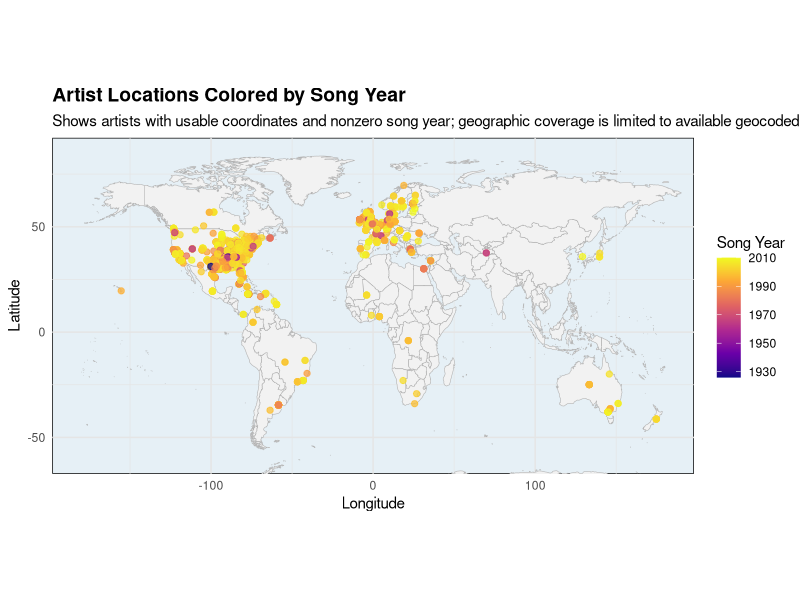

Reproduce this figure in R.
# Load required packages
library(ggplot2)
library(maps)

# Read the music dataset
music <- read.csv("data/music.csv", stringsAsFactors = FALSE)

# Convert song.year and coordinate columns to numeric
music$song.year <- as.numeric(as.character(music$song.year))
music$artist.latitude <- as.numeric(as.character(music$artist.latitude))
music$artist.longitude <- as.numeric(as.character(music$artist.longitude))

# Filter to artists with usable coordinates and nonzero song.year
year_artists <- subset(music,
                       song.year != 0 & !is.na(song.year) &
                       !(artist.latitude == 0 & artist.longitude == 0) &
                       !is.na(artist.latitude) & !is.na(artist.longitude))

# Load world map data
world_map <- map_data("world")

# Build the plot
gg <- ggplot() +
  geom_polygon(
    data = world_map,
    aes(x = long, y = lat, group = group),
    fill = "gray95",
    color = "gray70",
    size = 0.2
  ) +
  geom_point(
    data = year_artists,
    aes(x = artist.longitude, y = artist.latitude, color = song.year),
    alpha = 0.75,
    size = 1.8
  ) +
  scale_color_viridis_c(option = "plasma", name = "Song Year") +
  coord_fixed(1.3, xlim = c(-180, 180), ylim = c(-60, 85)) +
  labs(
    title = "Artist Locations Colored by Song Year",
    subtitle = "Shows artists with usable coordinates and nonzero song year; geographic coverage is limited to available geocoded artists.",
    x = "Longitude",
    y = "Latitude"
  ) +
  theme_minimal() +
  theme(
    panel.background = element_rect(fill = "#e6f0f6"),
    panel.grid = element_line(color = "gray90"),
    plot.title = element_text(face = "bold", size = 14),
    plot.subtitle = element_text(size = 11),
    legend.position = "right"
  )

# Save the plot to a PNG file
ggsave("artist_year_map.png", gg, width = 12, height = 6, dpi = 300)
message("Saved year map to artist_year_map.png")
